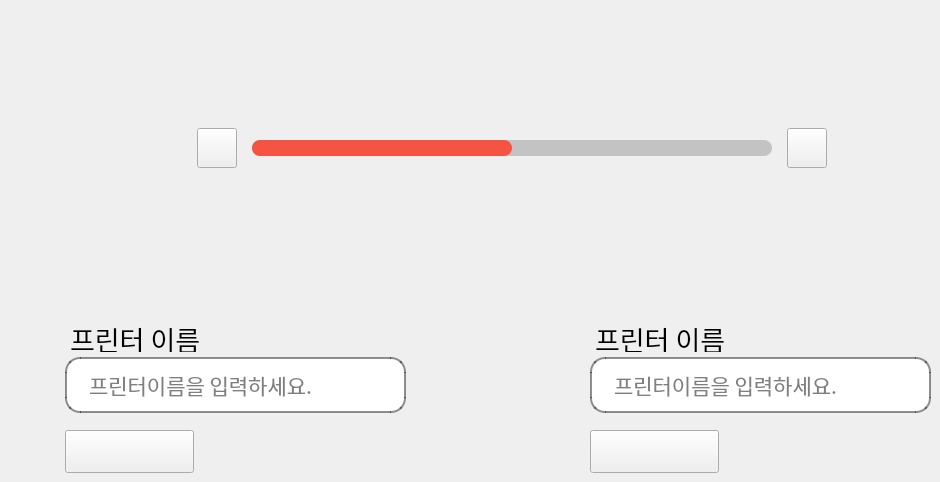
    <widget class="QWidget" name="page_setting">
     <widget class="QProgressBar" name="setting_sound_bar">
      <property name="geometry">
       <rect>
        <x>252</x>
        <y>140</y>
        <width>520</width>
        <height>16</height>
       </rect>
      </property>
      <property name="styleSheet">
       <string notr="true">QProgressBar {
    border: none;
    border-radius: 8px;            /* 진행 바 전체의 둥근 모서리 */
    background-color: rgba(184, 184, 184, 0.8);
	color:rgba(0,0,0,0);

}

QProgressBar::chunk {
    background-color: #F55442;
    border-radius: 8px;             /* 청크의 둥근 모서리 */
        /* 청크 간의 간격 (옵션) */
}
</string>
      </property>
      <property name="value">
       <number>50</number>
      </property>
     </widget>
     <widget class="QPushButton" name="setting_sound_de">
      <property name="geometry">
       <rect>
        <x>197</x>
        <y>128</y>
        <width>40</width>
        <height>40</height>
       </rect>
      </property>
      <property name="font">
       <font>
        <family>Pretendard</family>
        <pointsize>45</pointsize>
        <weight>50</weight>
        <bold>false</bold>
       </font>
      </property>
      <property name="styleSheet">
       <string notr="true">border-image: url(:/main/setting/miners.png);</string>
      </property>
      <property name="text">
       <string/>
      </property>
     </widget>
     <widget class="QPushButton" name="setting_sound_in">
      <property name="geometry">
       <rect>
        <x>787</x>
        <y>128</y>
        <width>40</width>
        <height>40</height>
       </rect>
      </property>
      <property name="font">
       <font>
        <family>Pretendard</family>
        <pointsize>45</pointsize>
        <weight>50</weight>
        <bold>false</bold>
       </font>
      </property>
      <property name="styleSheet">
       <string notr="true">border-image: url(:/main/setting/plus.png);</string>
      </property>
      <property name="text">
       <string/>
      </property>
     </widget>
     <widget class="QLabel" name="label_2">
      <property name="geometry">
       <rect>
        <x>65</x>
        <y>30</y>
        <width>150</width>
        <height>60</height>
       </rect>
      </property>
      <property name="styleSheet">
       <string notr="true">border-image: url(:/main/setting/title1.png);</string>
      </property>
      <property name="text">
       <string/>
      </property>
     </widget>
     <widget class="QLabel" name="label_3">
      <property name="geometry">
       <rect>
        <x>65</x>
        <y>260</y>
        <width>150</width>
        <height>60</height>
       </rect>
      </property>
      <property name="styleSheet">
       <string notr="true">border-image: url(:/main/setting/title2.png);</string>
      </property>
      <property name="text">
       <string/>
      </property>
     </widget>
     <widget class="QComboBox" name="setting_print_drop_1">
      <property name="geometry">
       <rect>
        <x>65</x>
        <y>323</y>
        <width>191</width>
        <height>31</height>
       </rect>
      </property>
      <property name="font">
       <font>
        <family>Pretendard</family>
        <pointsize>20</pointsize>
       </font>
      </property>
      <property name="styleSheet">
       <string notr="true">QComboBox{
border:none;
background-color:rgba(0,0,0,0);
}
QComboBox::drop-down:button{
	background-color: rgba(0,0,0,0);
	width: 18px;
}
QComboBox::down-arrow {
	border:0px solid none;    
	image: url(:/main/setting/dropdown_arrow.png);
}</string>
      </property>
      <property name="currentText">
       <string>프린터 이름</string>
      </property>
      <item>
       <property name="text">
        <string>프린터 이름</string>
       </property>
      </item>
     </widget>
     <widget class="QPushButton" name="setting_print_test_1">
      <property name="geometry">
       <rect>
        <x>65</x>
        <y>430</y>
        <width>129</width>
        <height>43</height>
       </rect>
      </property>
      <property name="styleSheet">
       <string notr="true">border-image: url(:/main/setting/_테스트출력.png);</string>
      </property>
      <property name="text">
       <string/>
      </property>
     </widget>
     <widget class="QLineEdit" name="setting_print_name_1">
      <property name="geometry">
       <rect>
        <x>65</x>
        <y>357</y>
        <width>341</width>
        <height>56</height>
       </rect>
      </property>
      <property name="font">
       <font>
        <family>Pretendard</family>
        <pointsize>16</pointsize>
       </font>
      </property>
      <property name="focusPolicy">
       <enum>Qt::ClickFocus</enum>
      </property>
      <property name="styleSheet">
       <string notr="true">QLineEdit{
border-radius: 15px;
border: 2px solid rgba(9, 9, 9, 0.45);
padding-left:20px;
}
QLineEdit:focus {
border-radius: 15px;
border: 2px solid rgba(9, 9, 9, 0.45);
outline:0px solid rgba(0,0,0,0);
}</string>
      </property>
      <property name="inputMask">
       <string/>
      </property>
      <property name="frame">
       <bool>true</bool>
      </property>
      <property name="placeholderText">
       <string>프린터이름을 입력하세요.</string>
      </property>
      <property name="cursorMoveStyle">
       <enum>Qt::LogicalMoveStyle</enum>
      </property>
     </widget>
     <widget class="QLabel" name="label_4">
      <property name="geometry">
       <rect>
        <x>590</x>
        <y>260</y>
        <width>150</width>
        <height>60</height>
       </rect>
      </property>
      <property name="styleSheet">
       <string notr="true">border-image: url(:/main/setting/주방이름.png);</string>
      </property>
      <property name="text">
       <string/>
      </property>
     </widget>
     <widget class="QLineEdit" name="setting_print_name_2">
      <property name="geometry">
       <rect>
        <x>590</x>
        <y>357</y>
        <width>341</width>
        <height>56</height>
       </rect>
      </property>
      <property name="font">
       <font>
        <family>Pretendard</family>
        <pointsize>16</pointsize>
       </font>
      </property>
      <property name="focusPolicy">
       <enum>Qt::ClickFocus</enum>
      </property>
      <property name="styleSheet">
       <string notr="true">QLineEdit{
border-radius: 15px;
border: 2px solid rgba(9, 9, 9, 0.45);
padding-left:20px;
}
QLineEdit:focus {
border-radius: 15px;
border: 2px solid rgba(9, 9, 9, 0.45);
outline:0px solid rgba(0,0,0,0);
}</string>
      </property>
      <property name="inputMask">
       <string/>
      </property>
      <property name="frame">
       <bool>true</bool>
      </property>
      <property name="placeholderText">
       <string>프린터이름을 입력하세요.</string>
      </property>
      <property name="cursorMoveStyle">
       <enum>Qt::LogicalMoveStyle</enum>
      </property>
     </widget>
     <widget class="QPushButton" name="setting_print_test_2">
      <property name="geometry">
       <rect>
        <x>590</x>
        <y>430</y>
        <width>129</width>
        <height>43</height>
       </rect>
      </property>
      <property name="styleSheet">
       <string notr="true">border-image: url(:/main/setting/_테스트출력.png);</string>
      </property>
      <property name="text">
       <string/>
      </property>
     </widget>
     <widget class="QComboBox" name="setting_print_drop_2">
      <property name="geometry">
       <rect>
        <x>590</x>
        <y>323</y>
        <width>191</width>
        <height>31</height>
       </rect>
      </property>
      <property name="font">
       <font>
        <family>Pretendard</family>
        <pointsize>20</pointsize>
       </font>
      </property>
      <property name="styleSheet">
       <string notr="true">QComboBox{
border:none;
background-color:rgba(0,0,0,0);
}
QComboBox::drop-down:button{
	background-color: rgba(0,0,0,0);
	width: 18px;
}
QComboBox::down-arrow {
	border:0px solid none;    
	image: url(:/main/setting/dropdown_arrow.png);
}</string>
      </property>
      <property name="currentText">
       <string>프린터 이름</string>
      </property>
      <item>
       <property name="text">
        <string>프린터 이름</string>
       </property>
      </item>
     </widget>
    </widget>
